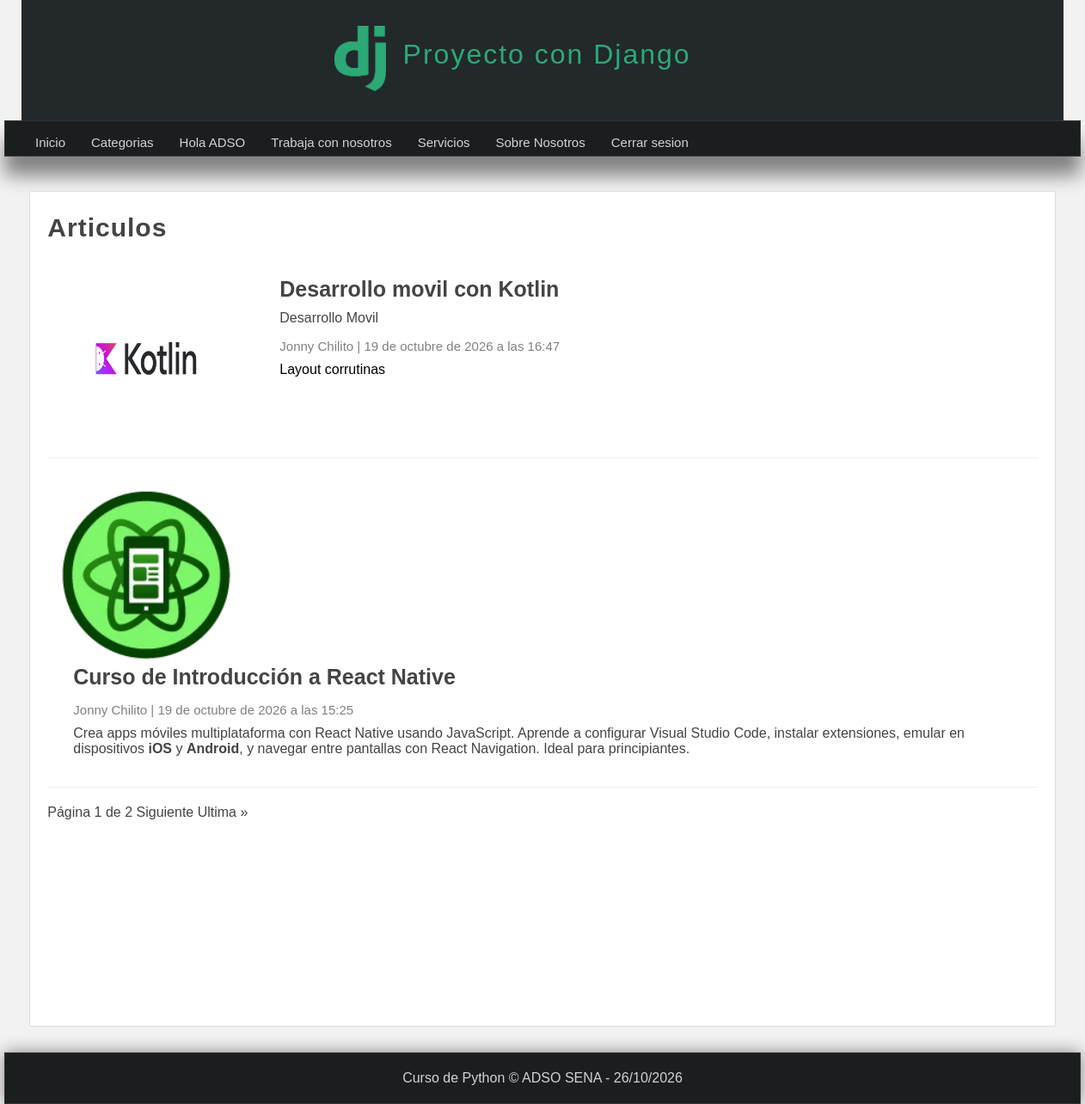
The app's page /articulos/ (signed in) with its own data.
### pages/models.py (models this page shows, shortened)
class Page(models.Model): #Heredamos de models
    title = models.CharField(max_length=50, verbose_name= "Título")
    content = RichTextField(verbose_name="Contenido")
    slug = models.CharField(unique=True, max_length=150, verbose_name="URL amigable") #url que va tener la pagina
    visible = models.BooleanField(verbose_name="¿Visible?")
    order = models.IntegerField(default=0,verbose_name="Orden")
    created_at = models.DateTimeField(auto_now_add=True, verbose_name="Creación:")
    updated_at = models.DateTimeField(auto_now_add=True, verbose_name="Actualización:")
    class Meta:
        verbose_name = "Página"
        verbose_name_plural = "Páginas"

### blog/models.py (models this page shows, shortened)
class Article(models.Model):
    title = models.CharField(max_length=150, verbose_name='Titulo')
    content = RichTextField(verbose_name='Contenido')
    image = models.ImageField(default='null', verbose_name='Imagen', upload_to="articles")
    public = models.BooleanField(verbose_name='¿Publicado?')
    user = models.ForeignKey(User, editable=False, verbose_name='Usuario', on_delete=models.CASCADE)
    categories = models.ManyToManyField(Category, verbose_name='Categorias', blank=True, related_name="articles")
    created_at = models.DateTimeField(auto_now_add=True, verbose_name='Creado el')
    update_at = models.DateTimeField(auto_now=True, verbose_name='Actualizado el')
    class Meta:
        verbose_name= 'Articulo'
        verbose_name_plural = 'Articulos'
        ordering = ['-created_at']

class Category(models.Model):
    name = models.CharField(max_length=100, verbose_name="Nombre")
    description = models.CharField(max_length=255, null=True, blank=True, verbose_name="Descripcion")
    created_at = models.DateTimeField(auto_now_add=True, verbose_name="Creado")
    class Meta:
        verbose_name= 'Categoria'
        verbose_name_plural = 'Categorias'

### blog/views.py (the view)
# urls.py: path('articulos/', views.list, name="list_articles"), #cuando encuentre la ruta inicio
@login_required(login_url="login")
def list(request):
    articles = Article.objects.all()
    paginator = Paginator(articles, 2)
    page = request.GET.get('page')
    page_articles = paginator.get_page(page)
    return render(request, 'articles/list.html', {
        'title' : 'Articulos',
        'articles' :page_articles
    })

### blog/processor.py (called while the page is built)
def get_categories(request): #es una vista que se puede utilizar en varios sitios
    categories_in_use = Article.objects.filter(public=True).values_list('categories', flat=True)
    categories = Category.objects.filter(id__in=categories_in_use).values_list('id', 'name')
    return{
        'categories': categories,
        'ids': categories_in_use
    }

### pages/context_processors.py (called while the page is built)
def get_pages(request): #es una vista que se puede utilizar en varios sitios
    pages = Page.objects.filter(visible=True).order_by('order').values_list('id', 'title', 'slug')
    return{
        'pages': pages
    }

### blog/templates/articles/list.html (shortened to what this page needs)
{% extends 'layouts/layout.html' %}
{% block content %}
    <h1 class="title">{{title}}</h1>
    {% include "articles/article.html" %}
    {% include "articles/pagination.html" %}
{% endblock %}

### mainapp/templates/layouts/layout.html (shortened to what this page needs)
{% load static %}
<!DOCTYPE html>
<html lang="en">
    <head>
        <link rel="stylesheet" href="{% static 'css/styles.css' %}">
    </head>
    <body>
        <header>
            <div id="logotipo">
                <img src="{% static 'images/django.png' %}" alt="Logo Django">
                <h1>Proyecto con Django</h1>
            </div>
        </header>
        <nav>
            <ul>
                <li>
                    <a href="{% url 'index' %}">Inicio</a>
                </li>
                {% if user.is_authenticated %}
                    <li>
                        <a href="{% url 'list_articles' %}">Categorias</a>
                    </li>
                    {% for page in pages %}
                        <li>
                            <a href="{% url 'page' page.2 %}">{{page.1}}</a>
                        </li>
                    {% endfor %}
                    <li>
                        <a href="{% url 'logout' %}">Cerrar sesion</a>
                    </li>
                {% endif %}
            </ul>
        </nav>
        <div id="content">
            <div class="box">
                {% block content %}{% endblock %}
            </div>
        </div>
        <footer>
            Curso de Python &copy; ADSO SENA - {% now "d/m/Y" %}
        </footer>
    </body>
</html>

### blog/templates/articles/article.html (shortened to what this page needs)
{% for article in articles %}
        <article class="article-item">
            {% if article.image != 'null' and article.image.url|length >= 1 %}
                <div class="image">
                    <img src="{{article.image.url}}">
                </div>
            {% endif %}
            <div class="data">
                <h2>
                    <a href="{% url 'article' article.id %}">
                    {{ article.title }}
                </h2>
                <p>
                    {% for category in article.categories.all %}
                       <a href="{% url 'category' category.id %}"> {{category.name}} </a>
                    {% endfor %}
                </p>
                <span class="date">
                    {{article.user.first_name}} {{article.user.last_name}}
                    |
                    {{article.created_at}}
                </span>
                <p>
                    {{ article.content|safe }}
                </p>
            </div>
        </article>
    {% endfor %}

### mainapp/static/css/styles.css (style rules this page uses)
* { margin: 0px; padding: 0px; font-family: Arial, Helvetica, sans-serif; text-decoration: none; }
p, h2, h3, ul { margin-top: 5px; margin-bottom: 5px; }
ul, ol { margin-left: 20px; margin-bottom: 10px; }
body { background-color: #f2f2f2; }
header { width: 1212px; height: 140px; background-color: #23282b; margin: 0px auto; }
#logotipo { width: 40%; height: 130px; margin: 0px auto; padding-top: 10px; }
#logotipo img { display: block; width: 60px; float: left; margin-top: 20px; }
#logotipo h1 { display: block; float: left; margin-top: 35px; margin-left: 20px; letter-spacing: 2px; font-weight: lighter; color: #2ba977; }
nav { width: 1250px; height: 40px; background-color: #1b1e1f; border:#333333 1px solid; margin: 0 auto; box-shadow: 0px 22px 22px gray; font-size: 15px; }
nav ul { list-style: none; text-decoration: 40px; }
nav > ul > li { line-height: 40px; float: left; }
nav > ul > li > a { display: block; padding-left: 15px; padding-right: 15px; color: #d1d4d6; }
#content { width: 1212px; min-height: 930px; margin: 0 auto; margin-bottom: 30px; margin-top: 40px; }
.box { background: white; min-height: 930px; width: 95%; padding: 20px; border: 1px solid #ddd; border-radius: 2px; margin: 0 auto; }
.box .image { width: 45%; float: left; margin-right: 40px; }
.box .image img { width: 100%; }
.box a { transition: all 300ms; color: #444; }
.title { color: #444; letter-spacing: 1px; font-size: 30px; margin-bottom: 10px; margin-top: 5px; }
.date { display: block; margin-top: 15px; margin-bottom: 15px; color: gray; }
.article-item { margin-bottom: 20px; margin-top: 20px; padding: 15px; border-bottom: 1px solid #eee; clear:both; }
.article-item .image { width: 200px; height: 200px; float: left; overflow: hidden; }
.article-item .image img { height: 200px; }
.article-item .data { float: left; padding: 15px; padding-top: 0px; }
.article-item h2 { display: block; font-size: 25px; color: #333333; margin-bottom: 10px; }
.article-item span.date { display: block; font-size: 15px; color: gray; margin-bottom: 10px; }
footer { width: 1250px; background-color: #1b1e1f; border: 1px solid #333333; color: #d1d4d6; text-align: center; padding-top: 20px; margin: 0 auto; padding-bottom: 20px; box-shadow: 0px 0px 20px gray; }

### records on screen
Page: title "Hola ADSO"
Page: title "Trabaja con nosotros"
Page: title "Servicios"
Page: title "Sobre Nosotros"
Article: image (picture), title "Desarrollo movil con Kotlin", user.first_name "Jonny", user.last_name "Chilito", created_at "19 de octubre de 2026 a las 16:47", content "Layout corrutinas"
Category: name "Desarrollo Movil"
Article: image (picture), title "Curso de Introducción a React Native", user.first_name "Jonny", user.last_name "Chilito", created_at "19 de octubre de 2026 a las 15:25", content "Crea apps móviles multiplataforma con React Native usando JavaScript. Aprende a configurar Visual Studio Code, instalar extensiones, emular en dispositivos iOS y Android , y navegar entre pantallas con React Navigation. Ideal para principiantes."

### other values on screen
{{ title }} "Articulos"
{{ articles.number }} "1"
{{ articles.paginator.num_pages }} "2"
